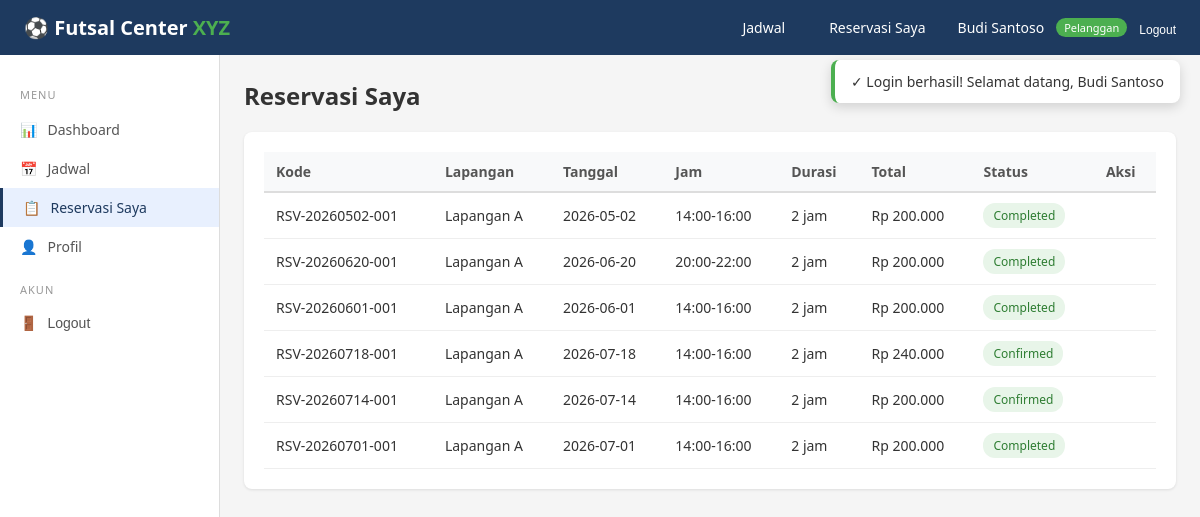
The app's page /pelanggan/reservasi.php (signed in) with its own data.
### tables this page shows
CREATE TABLE users (
    id            INT AUTO_INCREMENT PRIMARY KEY,
    nama          VARCHAR(100)   NOT NULL,
    email         VARCHAR(100)   NOT NULL UNIQUE,
    password      VARCHAR(255)   NOT NULL,
    telepon       VARCHAR(20)    NOT NULL,
    alamat        TEXT           NULL,
    role          ENUM('pelanggan','admin','pemilik') NOT NULL DEFAULT 'pelanggan',
    status        ENUM('active','inactive') NOT NULL DEFAULT 'active',
    created_at    DATETIME       NOT NULL DEFAULT CURRENT_TIMESTAMP,
    updated_at    DATETIME       NOT NULL DEFAULT CURRENT_TIMESTAMP ON UPDATE CURRENT_TIMESTAMP,
    INDEX idx_email (email),
    INDEX idx_role  (role)
);

CREATE TABLE reservasi (
    id              INT AUTO_INCREMENT PRIMARY KEY,
    kode            VARCHAR(30)    NOT NULL UNIQUE,
    pelanggan_id    INT            NOT NULL,
    lapangan_id     INT            NOT NULL,
    tanggal         DATE           NOT NULL,
    jam_mulai       TIME           NOT NULL,
    jam_selesai     TIME           NOT NULL,
    durasi          INT            NOT NULL DEFAULT 1,
    total_biaya     INT            NOT NULL,
    catatan         TEXT           NULL,
    status          ENUM('pending_payment','waiting_verification','confirmed','completed','cancelled') NOT NULL DEFAULT 'pending_payment',
    created_at      DATETIME       NOT NULL DEFAULT CURRENT_TIMESTAMP,
    updated_at      DATETIME       NOT NULL DEFAULT CURRENT_TIMESTAMP ON UPDATE CURRENT_TIMESTAMP,
    FOREIGN KEY (pelanggan_id) REFERENCES users(id) ON DELETE RESTRICT,
    FOREIGN KEY (lapangan_id)  REFERENCES lapangan(id) ON DELETE RESTRICT,
    INDEX idx_kode (kode),
    INDEX idx_tanggal (tanggal),
    INDEX idx_status (status)
);

CREATE TABLE lapangan (
    id              INT AUTO_INCREMENT PRIMARY KEY,
    nama            VARCHAR(50)    NOT NULL,
    deskripsi       VARCHAR(255)   NOT NULL,
    tipe            ENUM('indoor','outdoor') NOT NULL DEFAULT 'indoor',
    tarif_weekday   INT            NOT NULL,
    tarif_weekend   INT            NOT NULL,
    status          ENUM('aktif','nonaktif') NOT NULL DEFAULT 'aktif',
    created_at      DATETIME       NOT NULL DEFAULT CURRENT_TIMESTAMP,
    updated_at      DATETIME       NOT NULL DEFAULT CURRENT_TIMESTAMP ON UPDATE CURRENT_TIMESTAMP
);

### pelanggan/reservasi.php (the view, shortened to what this page needs)
<?php
require_once __DIR__ . '/../includes/layout.php';
renderLayout('pelanggan', 'reservasi', function() {
    $user = currentUser();
    $pdo = db();
    $stmt = $pdo->prepare("
        SELECT r.*, l.nama AS lapangan_nama, l.deskripsi AS lapangan_deskripsi
        FROM reservasi r JOIN lapangan l ON r.lapangan_id = l.id
        WHERE r.pelanggan_id = ? ORDER BY r.id DESC
    ");
    $stmt->execute([$user['id']]);
    $reservasiList = $stmt->fetchAll();
    ?>
    <h2 style="margin-bottom:20px;">Reservasi Saya</h2>
    <?php if (empty($reservasiList)): ?>
        <div class="card">
            <p style="text-align:center; color:#999; padding:20px;">
                Belum ada reservasi. <a href="jadwal.php" style="color:#1e3a5f;">Buat reservasi baru</a>
            </p>
        </div>
    <?php else: ?>
        <div class="card">
            <div class="table-container"><table>
                <tr><th>Kode</th><th>Lapangan</th><th>Tanggal</th><th>Jam</th><th>Durasi</th><th>Total</th><th>Status</th><th>Aksi</th></tr>
                <?php foreach ($reservasiList as $r): ?>
                <tr>
                    <td><?php echo $r['kode']; ?></td>
                    <td><?php echo sanitize($r['lapangan_nama']); ?></td>
                    <td><?php echo $r['tanggal']; ?></td>
                    <td><?php echo substr($r['jam_mulai'],0,5); ?>-<?php echo substr($r['jam_selesai'],0,5); ?></td>
                    <td><?php echo $r['durasi']; ?> jam</td>
                    <td><?php echo formatRupiah($r['total_biaya']); ?></td>
                    <td><?php echo statusBadge($r['status']); ?></td>
                    <td>
                    </td>
                </tr>
                <?php endforeach; ?>
            </table></div>
        </div>
    <?php endif; ?>
    <?php
});

### includes/layout.php (shortened to what this page needs)
<?php
require_once __DIR__ . '/../config.php';
function renderLayout($role, $activePage, $contentFn) {
    $user = currentUser();
    $navLinks = '';
    $sidebarItems = [];
    if ($role === 'pelanggan') {
        $navLinks = '
            <a href="pelanggan/jadwal.php">Jadwal</a>
            <a href="pelanggan/reservasi.php">Reservasi Saya</a>
            <div class="nav-user">
                <span class="user-name">' . sanitize($user['nama']) . '</span>
                <span class="user-role">Pelanggan</span>
                <form method="POST" action="proses.php" style="display:inline;">
                    <input type="hidden" name="action" value="logout">
                    <button type="submit" style="background:none;border:none;color:white;font-size:12px;cursor:pointer;">Logout</button>
                </form>
            </div>';
        $sidebarItems = [
            ['page'=>'dashboard', 'icon'=>'&#128202;', 'label'=>'Dashboard', 'href'=>'pelanggan/dashboard.php'],
            ['page'=>'jadwal', 'icon'=>'&#128197;', 'label'=>'Jadwal', 'href'=>'pelanggan/jadwal.php'],
            ['page'=>'reservasi', 'icon'=>'&#128203;', 'label'=>'Reservasi Saya', 'href'=>'pelanggan/reservasi.php'],
            ['page'=>'profil', 'icon'=>'&#128100;', 'label'=>'Profil', 'href'=>'pelanggan/profil.php'],
        ];
    }
    ?>
    <!DOCTYPE html>
    <html lang="id">
    <head>
        <link rel="stylesheet" href="styles.css">
    </head>
    <body>
    <div id="toast-container" class="toast-container">
        <?php $flash = getFlash(); if ($flash): ?>
            <div class="toast <?php echo $flash['type']; ?>">
                <?php echo ($flash['type']==='success'?'&#10003;':($flash['type']==='error'?'&#10007;':'&#8505;')); ?>
                <?php echo sanitize($flash['message']); ?>
            </div>
        <?php endif; ?>
    </div>
    <nav class="navbar">
        <div class="logo"><a href="index.php" style="color:white;text-decoration:none;">&#9917; Futsal Center <span>XYZ</span></a></div>
        <div class="nav-links"><?php echo $navLinks; ?></div>
    </nav>
    <div class="layout">
        <div class="sidebar">
            <div class="menu-section">Menu</div>
            <?php foreach ($sidebarItems as $item): ?>
                <?php if (isset($item['section'])): ?>
                    <div class="menu-section"><?php echo $item['section']; ?></div>
                <?php else: ?>
                    <div class="menu-item <?php echo ($activePage === $item['page']) ? 'active' : ''; ?>">
                        <a href="<?php echo $item['href']; ?>" style="text-decoration:none;color:inherit;display:flex;align-items:center;gap:10px;">
                            <span><?php echo $item['icon']; ?></span> <?php echo $item['label']; ?>
                        </a>
                    </div>
                <?php endif; ?>
            <?php endforeach; ?>
            <div class="menu-section">Akun</div>
            <div class="menu-item">
                <form method="POST" action="proses.php" style="display:inline;">
                    <button type="submit" style="background:none;border:none;cursor:pointer;font-size:14px;color:#555;display:flex;align-items:center;gap:10px;">
                        <span>&#128682;</span> Logout
                    </button>
                </form>
            </div>
        </div>
        <div class="main-content">
            <?php $contentFn(); ?>
        </div>
    </div>
    </body>
    </html>
    <?php
}

### config.php (shortened to what this page needs)
<?php
function db() {
    static $pdo = null;
    if ($pdo === null) {
        try {
            $pdo = new PDO(
                "mysql:host=" . DB_HOST . ";dbname=" . DB_NAME . ";charset=utf8mb4",
                DB_USER, DB_PASS,
                [PDO::ATTR_ERRMODE => PDO::ERRMODE_EXCEPTION,
                 PDO::ATTR_DEFAULT_FETCH_MODE => PDO::FETCH_ASSOC,
                 PDO::ATTR_EMULATE_PREPARES => false]
            );
        } catch (PDOException $e) {
            die("Koneksi database gagal. Pastikan MySQL berjalan dan database 'futsal_xyz' sudah diimport.<br>Error: " . $e->getMessage());
        }
    }
    return $pdo;
}
function isLoggedIn() {
    return isset($_SESSION['user_id']);
}
function currentUser() {
    $stmt = db()->prepare("SELECT * FROM users WHERE id = ?");
    $stmt->execute([$_SESSION['user_id']]);
    return $stmt->fetch();
}
function sanitize($str) {
    return htmlspecialchars(trim($str), ENT_QUOTES, 'UTF-8');
}
function formatRupiah($n) {
    return 'Rp ' . number_format($n, 0, ',', '.');
}
function statusBadge($status) {
    $map = [
        'pending_payment'      => ['badge-warning', 'Pending Payment'],
        'waiting_verification' => ['badge-info', 'Waiting Verification'],
        'confirmed'            => ['badge-success', 'Confirmed'],
        'completed'            => ['badge-success', 'Completed'],
        'cancelled'            => ['badge-danger', 'Cancelled'],
    ];
    [$cls, $label] = $map[$status] ?? ['badge-secondary', $status];
    return "<span class=\"badge {$cls}\">{$label}</span>";
}
function getFlash() {
    if (isset($_SESSION['flash'])) {
        $flash = $_SESSION['flash'];
        return $flash;
    }
    return null;
}

### styles.css (style rules this page uses)
* { margin: 0; padding: 0; box-sizing: border-box; }
body { font-family: 'Segoe UI', Tahoma, Geneva, Verdana, sans-serif; background: #f5f5f5; color: #333; }
.navbar { background: #1e3a5f; color: white; padding: 12px 24px; display: flex; justify-content: space-between; align-items: center; position: sticky; top: 0; z-index: 100; }
.navbar .logo { font-size: 20px; font-weight: bold; }
.navbar .logo span { color: #4CAF50; }
.nav-links { display: flex; gap: 20px; align-items: center; }
.nav-links a { color: white; text-decoration: none; font-size: 14px; cursor: pointer; padding: 6px 12px; border-radius: 4px; transition: background 0.2s; }
.nav-user { display: flex; align-items: center; gap: 12px; }
.nav-user .user-name { font-size: 14px; }
.nav-user .user-role { font-size: 11px; background: #4CAF50; padding: 2px 8px; border-radius: 10px; }
.layout { display: flex; min-height: calc(100vh - 50px); }
.sidebar { width: 220px; background: #fff; border-right: 1px solid #ddd; padding: 16px 0; }
.sidebar .menu-item { padding: 0; cursor: pointer; font-size: 14px; color: #555; transition: all 0.2s; }
.sidebar .menu-item a, .sidebar .menu-item button { padding: 10px 20px; width: 100%; text-align: left; }
.sidebar .menu-item.active { background: #e8f0fe; color: #1e3a5f; border-left: 3px solid #1e3a5f; }
.sidebar .menu-section { padding: 16px 20px 8px; font-size: 11px; text-transform: uppercase; color: #999; letter-spacing: 1px; }
.main-content { flex: 1; padding: 24px; }
.card { background: white; border-radius: 8px; padding: 20px; margin-bottom: 16px; box-shadow: 0 1px 3px rgba(0,0,0,0.1); }
.table-container { overflow-x: auto; }
table { width: 100%; border-collapse: collapse; font-size: 14px; }
th { background: #f8f9fa; padding: 10px 12px; text-align: left; font-weight: 600; color: #555; border-bottom: 2px solid #ddd; }
td { padding: 10px 12px; border-bottom: 1px solid #eee; }
.badge { padding: 4px 10px; border-radius: 12px; font-size: 12px; font-weight: 500; display: inline-block; }
.badge-success { background: #e8f5e9; color: #2e7d32; }
.toast-container { position: fixed; top: 60px; right: 20px; z-index: 2000; }
.toast { background: white; border-radius: 8px; padding: 12px 16px; box-shadow: 0 4px 12px rgba(0,0,0,0.15); margin-bottom: 8px; display: flex; align-items: center; gap: 10px; font-size: 14px; animation: slideIn 0.3s ease; min-width: 280px; }
.toast.success { border-left: 4px solid #4CAF50; }

### records on screen
users: nama "Budi Santoso"
reservasi: kode "RSV-20260502-001", lapangan.nama "Lapangan A", tanggal "2026-05-02", jam_mulai "14:00", jam_selesai "16:00", durasi "2", total_biaya "Rp 200.000", label "Completed"
reservasi: kode "RSV-20260620-001", lapangan.nama "Lapangan A", tanggal "2026-06-20", jam_mulai "20:00", jam_selesai "22:00", durasi "2", total_biaya "Rp 200.000", label "Completed"
reservasi: kode "RSV-20260601-001", lapangan.nama "Lapangan A", tanggal "2026-06-01", jam_mulai "14:00", jam_selesai "16:00", durasi "2", total_biaya "Rp 200.000", label "Completed"
reservasi: kode "RSV-20260718-001", lapangan.nama "Lapangan A", tanggal "2026-07-18", jam_mulai "14:00", jam_selesai "16:00", durasi "2", total_biaya "Rp 240.000", label "Confirmed"
reservasi: kode "RSV-20260714-001", lapangan.nama "Lapangan A", tanggal "2026-07-14", jam_mulai "14:00", jam_selesai "16:00", durasi "2", total_biaya "Rp 200.000", label "Confirmed"
reservasi: kode "RSV-20260701-001", lapangan.nama "Lapangan A", tanggal "2026-07-01", jam_mulai "14:00", jam_selesai "16:00", durasi "2", total_biaya "Rp 200.000", label "Completed"

### other values on screen
$flash['message'] "Login berhasil! Selamat datang, Budi Santoso"
$item['icon'] "📊"
$item['label'] "Dashboard"
$item['icon'] "📅"
$item['label'] "Jadwal"
$item['icon'] "📋"
$item['label'] "Reservasi Saya"
$item['icon'] "👤"
$item['label'] "Profil"
